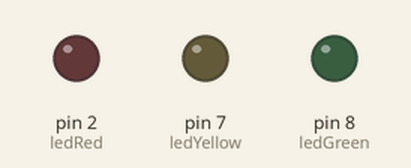
This sketch was run on a simulated Arduino Uno, built with avr-gcc and run on an emulated ATmega328P. On the bench: output pins drawn as LEDs (lit = HIGH).

Above: at 0.2 s.
At 0.8 s:
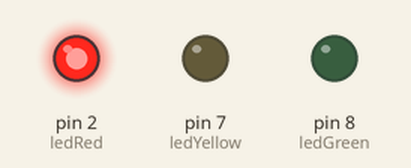
At 1.42 s:
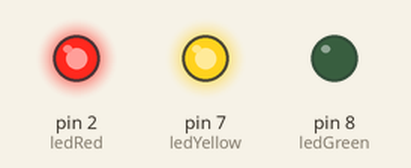
At 2.4 s:
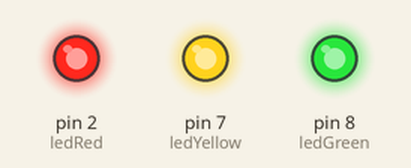
At 2.82 s:
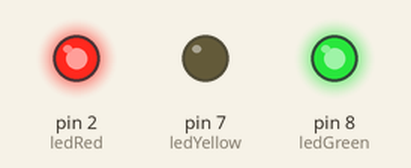
At 3.6 s:
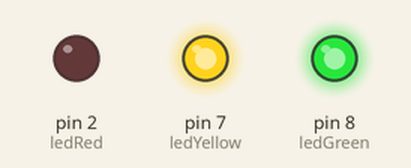
Timing chart, 0 to 3.9 s (numbered marks = the images above):
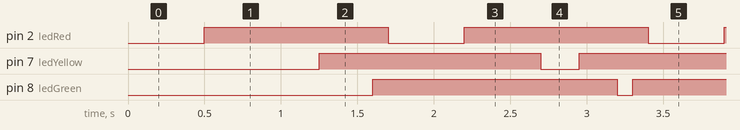

The sketch:

traffic_lights.ino
```cpp
int ledRed = 2;
int ledYellow = 7;
int ledGreen = 8;

void setup() {
  // put your setup code here, to run once:
  pinMode(ledRed, OUTPUT);
  pinMode(ledYellow, OUTPUT);
  pinMode(ledGreen, OUTPUT);

}

void loop() {
  // put your main code here, to run repeatedly:
  red();
  yellow();
  green();
}

void red(){
  digitalWrite(ledRed, LOW);
  delay(500);
  digitalWrite(ledRed, HIGH);
  delay(500);
}

void yellow(){
  digitalWrite(ledYellow, LOW);
  delay(250);
  digitalWrite(ledYellow, HIGH);
  delay(250);
}

void green(){
  digitalWrite(ledGreen, LOW);
  delay(100);
  digitalWrite(ledGreen, HIGH);
  delay(100);
}
```

Measured:
- by itself, pin 2 (ledRed): alternates HIGH for 1.2 s and LOW for 0.50 s
- by itself, pin 7 (ledYellow): alternates HIGH for 1.5 s and LOW for 0.25 s
- by itself, pin 8 (ledGreen): alternates HIGH for 1.6 s and LOW for 0.10 s
